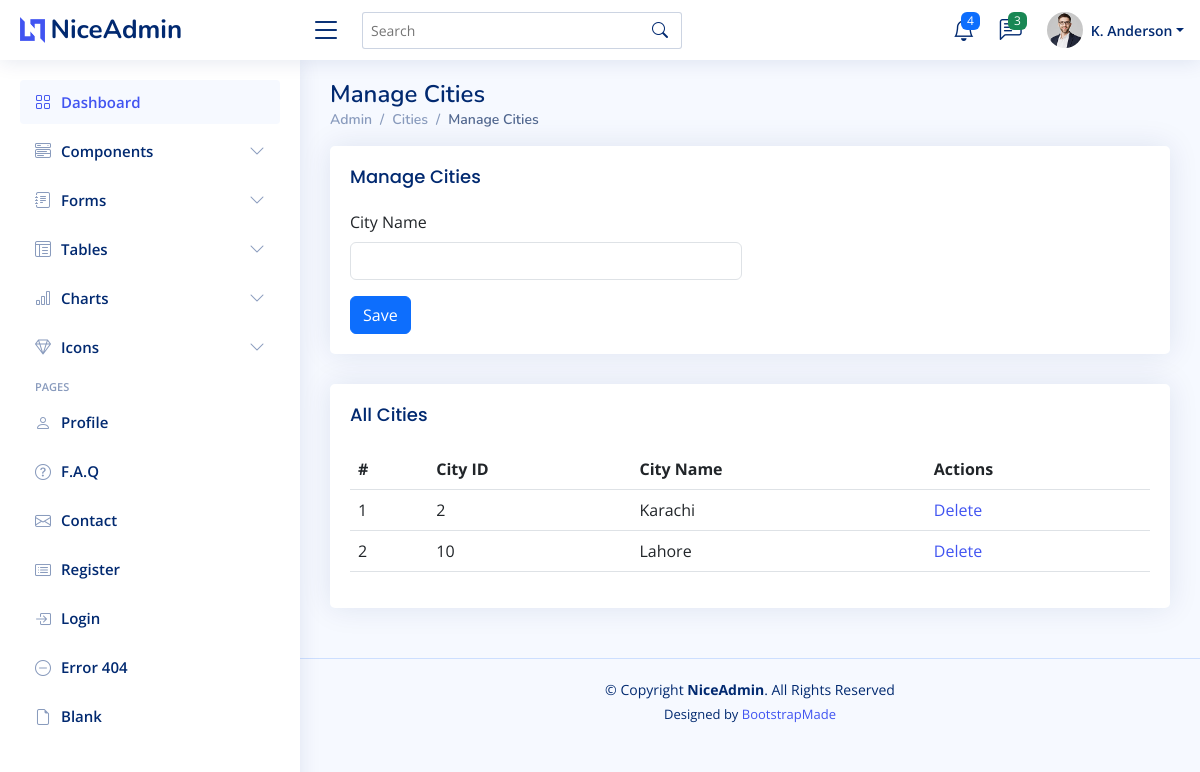
Screenshot of /manage_cities.php with the database file from the repository.
### tables this page shows
CREATE TABLE `cities` (
  `city_id` int(11) NOT NULL,
  `city` varchar(100) NOT NULL
);

### manage_cities.php (the view, shortened to what this page needs)
<?php
require('menu.inc.php');
$sql = "SELECT * FROM `cities`";
$res =  mysqli_query($conn, $sql);
?>
<main id="main" class="main">
    <div class="pagetitle">
        <h1>Manage Cities</h1>
        <nav>
            <ol class="breadcrumb">
                <li class="breadcrumb-item"><a href="dashboard.php">Admin</a></li>
                <li class="breadcrumb-item"><a href="city_master.php">Cities</a></li>
                <li class="breadcrumb-item active">Manage Cities</li>
            </ol>
        </nav>
    </div>
    <section class="section">
        <div class="row">
            <div class="col-lg-12">
                <div class="card">
                    <div class="card-body">
                        <h5 class="card-title">Manage Cities</h5>
                        <form class="row g-3" method="post">
                            <div class="col-md-6">
                                <label for="cityName" class="form-label">City Name</label>
                                <input type="text" class="form-control" id="city_name" name="city_name" required>
                            </div>
                            <div class="col-12">
                                <button class="btn btn-primary" type="submit" name="save_city_btn">Save</button>
                            </div>
                        </form>
                    </div>
                </div>
            </div>
        </div>
    </section>
    <section class="section">
        <div class="row">
            <div class="col-lg-12">
                <div class="card">
                    <div class="card-body">
                        <h5 class="card-title">All Cities</h5>
                        <table class="table datatable">
                            <thead>
                                <tr>
                                    <th scope="col">#</th>
                                    <th scope="col">City ID</th>
                                    <th scope="col">City Name</th>
                                    <th scope="col">Actions</th>
                                </tr>
                            </thead>
                            <tbody>
                                <?php
                                $srno = 1;
                                while ($rows = mysqli_fetch_assoc($res)) {
                                    echo "<tr>";
                                ?>
                                    <td><?php echo $srno; ?></td>
                                    <td><?php echo $rows['city_id']; ?></td>
                                    <td><?php echo $rows['city']; ?></td>
                                    <td><?php echo '<a href="?id='.$rows['city_id'].'">Delete</a>'; ?></td>
                                <?php
                                    $srno++;
                                    echo "</tr>";
                                }
                                ?>
                            </tbody>
                        </table>
                    </div>
                </div>
            </div>
        </div>
    </section>
</main>
<?php require('footer.inc.php'); ?>

### assets/css/style.css (style rules this page uses)
:root { scroll-behavior: smooth; }
body { font-family: "Open Sans", sans-serif; background: #f6f9ff; color: #444444; }
h1, h2, h3, h4, h5, h6 { font-family: "Nunito", sans-serif; }
#main { margin-top: 60px; padding: 20px 30px; transition: all 0.3s; }
.pagetitle { margin-bottom: 10px; }
.pagetitle h1 { font-size: 24px; margin-bottom: 0; font-weight: 600; color: #012970; }
.card { margin-bottom: 30px; border: none; border-radius: 5px; box-shadow: 0px 0 30px rgba(1, 41, 112, 0.1); }
.card-title { padding: 20px 0 15px 0; font-size: 18px; font-weight: 500; color: #012970; font-family: "Poppins", sans-serif; }
.card-body { padding: 0 20px 20px 20px; }
.breadcrumb { font-size: 14px; font-family: "Nunito", sans-serif; color: #899bbd; font-weight: 600; }
.breadcrumb a { color: #899bbd; transition: 0.3s; }
.breadcrumb .breadcrumb-item::before { color: #899bbd; }
.breadcrumb .active { color: #51678f; font-weight: 600; }
@media (min-width: 1200px) { #main, #footer { margin-left: 300px; } }

### rows the page displays
cities: city_id "2", city "Karachi"
cities: city_id "10", city "Lahore"
